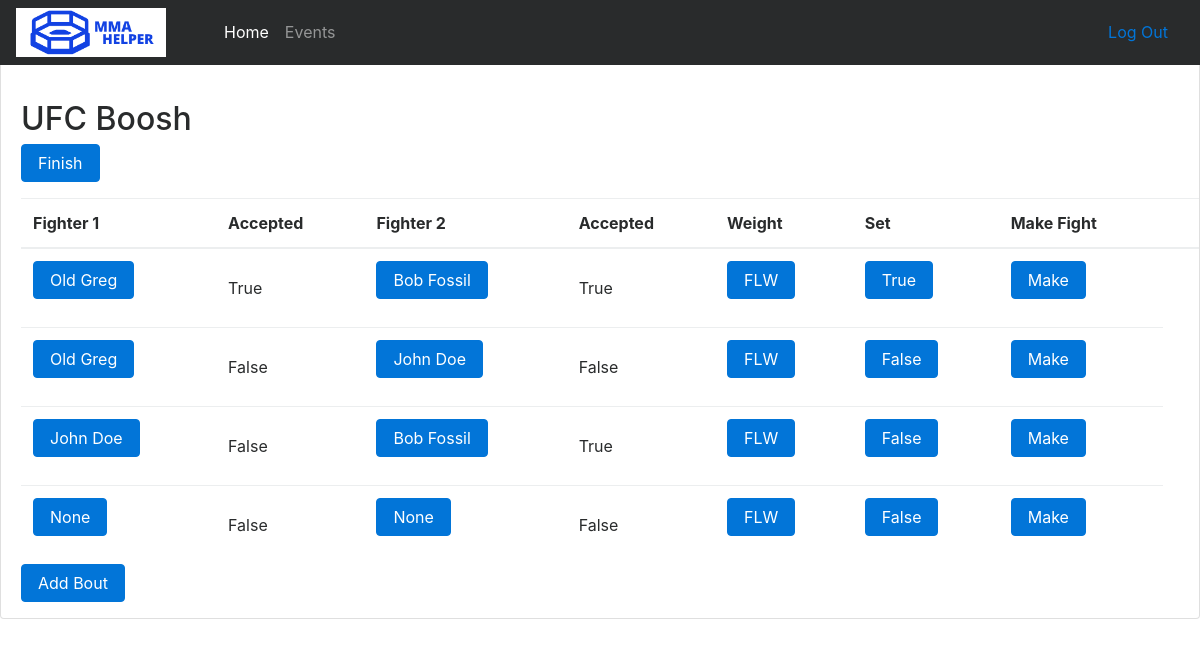
The page /promotions/events/1/ (signed in) on the database its author committed.
### ammamanager/models.py (models this page shows, shortened)
class Event(models.Model):
    owner = models.ForeignKey(User, on_delete=models.CASCADE, related_name='events')
    name = models.CharField(max_length=255)
    date = models.DateField(default=datetime.now())
    finished = models.BooleanField(default=False)

class Bout(models.Model):
    event = models.ForeignKey(Event, on_delete=models.CASCADE, related_name='bouts')
    weight = models.CharField(max_length=4, choices=WEIGHT_CLASSES, default='FLW')
    fighter1 = models.ForeignKey(Fighter, on_delete=models.CASCADE, related_name='f1', blank=True, null=True)
    fighter2 = models.ForeignKey(Fighter, on_delete=models.CASCADE, related_name='f2', blank=True, null=True)
    accepted1 = models.BooleanField(default=False)
    accepted2 = models.BooleanField(default=False)
    set = models.BooleanField(default=False)
    completed = models.BooleanField(default=False)

class Fighter(models.Model):
    gym = models.ForeignKey(User, on_delete=models.CASCADE, related_name='fighters')
    fname = models.CharField(max_length=30)
    lname = models.CharField(max_length=30)
    nname = models.CharField(max_length=40)
    weight = models.CharField(max_length=4, choices=WEIGHT_CLASSES, default='FLW')
    wins = models.IntegerField(default=0)
    losses = models.IntegerField(default=0)
    draws = models.IntegerField(default=0)
    nc = models.IntegerField(default=0)
    points = models.IntegerField(default=1000)
    rank = models.IntegerField(default=0)
    available = models.BooleanField(default=True)
    createDate = models.DateField(default=datetime.now())
    initialPointsBoost = models.IntegerField(default=0)
    def __str__(self):
        return self.fname + " " + self.lname

### ammamanager/views/promotions.py (the view)
# urls.py: path('events/<int:pk>/', promotions.event, name='event'),
@login_required
@promotion_required
def event(request, pk):
    event = get_object_or_404(Event, pk=pk, owner=request.user)
    bouts = Bout.objects.all().filter(event=event)
    finbouts = Bout.objects.all().filter(event=event).filter(set=True).filter(completed=False)
    finished = FinishedFight.objects.all().filter(event=event)
    if event.finished == False:
        return render(request, 'ammamanager/promotions/event.html', {
            'event': event,
            'bouts': bouts,
            'finished': finished
        })
    else:
        return render(request, 'ammamanager/promotions/finished_event.html', {
            'event': event,
            'finbouts': finbouts,
            'finished': finished
        })

### ammamanager/templates/ammamanager/promotions/event.html
{% extends 'promotion_base.html' %}
{% load static %}
{% block content %}
<main>
    <h2>{{ event.name }}</h2>
    <a href="{% url 'promotions:finish_event' event.id %}" class="btn btn-primary mb-3" role="button">Finish</a>
    <table class="table mb-0">
        <thead>
        <tr>
            <th>Fighter 1</th>
            <th>Accepted</th>
            <th>Fighter 2</th>
            <th>Accepted</th>
            <th>Weight</th>
            <th>Set</th>
            <th>Make Fight</th>
            <th></th>
        </tr>
        </thead>
        <tbody>
        {% for bout in bouts.all %}
        <tr>
            <td class="align-middle"><a href="{% url 'promotions:bout' event.pk bout.pk %}" class="btn btn-primary mb-3"
                                        role="button">{{ bout.fighter1 }}</a></td>
            <td class="align-middle">{{ bout.accepted1 }}</td>
            <td class="align-middle"><a href="{% url 'promotions:event' event.id %}" class="btn btn-primary mb-3"
                                        role="button">{{ bout.fighter2 }}</a></td>
            <td class="align-middle">{{ bout.accepted2 }}</td>
            <td class="align-middle"><a href="{% url 'promotions:event' event.id %}" class="btn btn-primary mb-3"
                                        role="button">{{ bout.weight }}</a></td>
            <td class="align-middle"><a href="{% url 'promotions:bout' event.pk bout.pk %}" class="btn btn-primary mb-3"
                                        role="button">{{ bout.set }}</a></td>
            <td class="align-middle"><a href="{% url 'promotions:bout' event.pk bout.pk %}" class="btn btn-primary mb-3"
                                        role="button">Make</a></td>
        </tr>
        {% empty %}
        <tr>
            <td class="bg-light text-center font-italic" colspan="5">No bouts in this event.</td>
        </tr>
        {% endfor %}
        </tbody>
    </table>
    <a href="{% url 'promotions:bout_add' event.pk %}" class="btn btn-primary mb-3" role="button">Add Bout</a>
</main>
{% endblock %}

### static/nav.css (style rules this page uses)
main { padding-top: 50px; padding-left: 20px; }
body { padding-top: 50px; }

### rows shown on the page
Event: name "UFC Boosh"
Bout: fighter1 "Old Greg", accepted1 "True", fighter2 "Bob Fossil", accepted2 "True", weight "FLW", set "True"
Bout: fighter1 "Old Greg", accepted1 "False", fighter2 "John Doe", accepted2 "False", weight "FLW", set "False"
Bout: fighter1 "John Doe", accepted1 "False", fighter2 "Bob Fossil", accepted2 "True", weight "FLW", set "False"
Bout: fighter1 "None", accepted1 "False", fighter2 "None", accepted2 "False", weight "FLW", set "False"
